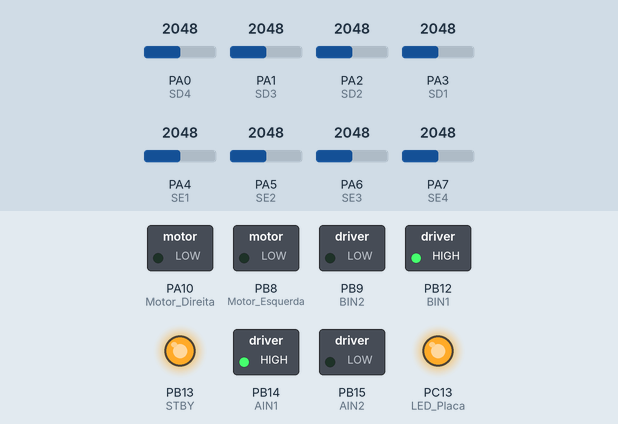
The sketch below on a simulated STM32 Blue Pill. Parts: switched loads named in the sketch (green lamp = pin HIGH), output pins drawn as LEDs (lit = HIGH). Inputs (shaded band) come from the test bench; at power-on: PA0 (SD4) = 2048, PA1 (SD3) = 2048, PA2 (SD2) = 2048, PA3 (SD1) = 2048, PA4 (SE1) = 2048, PA5 (SE2) = 2048, PA6 (SE3) = 2048, PA7 (SE4) = 2048. At 48.8 s the program stops and its outputs stay as they are.

Above: at 36.9 s.
At 39.99 s:
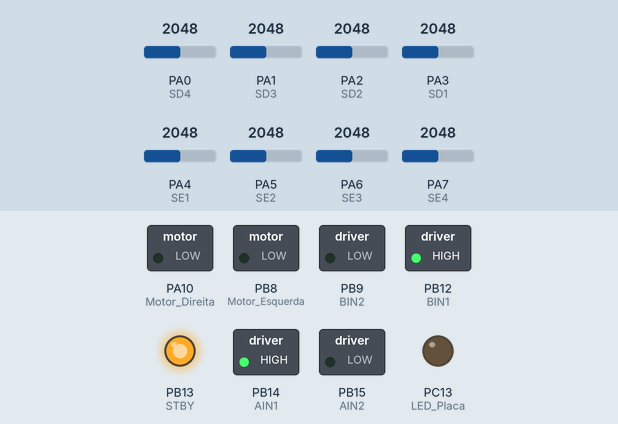
At 40.4 s:
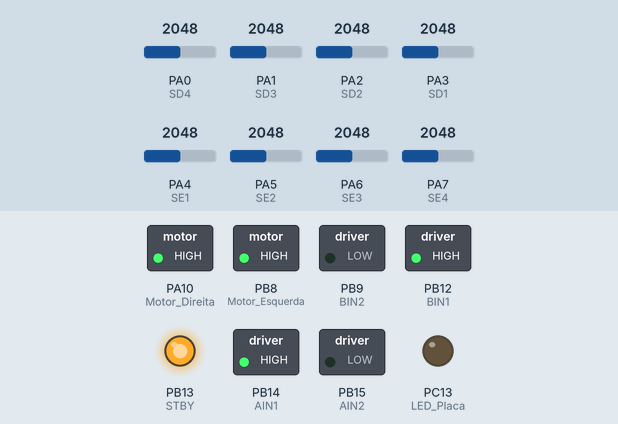
Timing chart, 0 to 50.3 s (numbered marks = the images above):
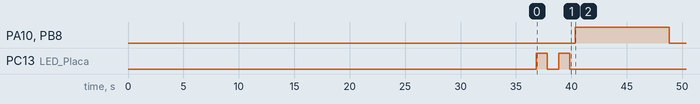

Measured:
- by itself, PA10 (Motor_Direita), PB8 (Motor_Esquerda): LOW → HIGH at 40.4 s, → LOW 8.5 s later

The sketch:

follow_line.ino
```cpp
#define SD4 PA0   //Sensor da direita mais longe 4
#define SD3 PA1   //Sensor da direita 3
#define SD2 PA2   //Sensor da direita 2
#define SD1 PA3   //Sensor da direita mais ao centro 1
#define SE1 PA4   //Sensor da esquerda mais ao centro 1
#define SE2 PA5   //Sensor da esquerda 2
#define SE3 PA6   //Sensor da esquerda 3
#define SE4 PA7   //Sensor da esquerda mais longe 4
#define SCR PB0   //Sensor para ler as fitas de indicação de curva/Reta
#define SIF PB1   //Sensor para ler as fitas de início e fim da volta

//Portas para leitura dos encoderes

//Encoder ESQUERDA - Timer 1
#define Enc_E_C1 PA8    //Canal 1 do encoder ESQUERDO - Timer1
#define Enc_E_C2 PA9    //Canal 2 do encoder ESQUERDO - Timer1
//Encoder DIREITA - Timer 4
#define Enc_D_C1 PB6    //Canal 1 do encoder DIREITO - Timer4
#define Enc_D_C2 PB7    //Canal 2 do encoder DIREITO - Timer4

//Portas PWM para controle de velocidade

#define Motor_Esquerda PB8      //BINs
#define Motor_Direita PA10      //AINs

//Portas para controle da ponte H

#define AIN2 PB15               //Motor Direito
#define AIN1 PB14
#define STBY PB13
#define BIN1 PB12               //Motor Esquerdo
#define BIN2 PB9

//LEDs
#define LED_Placa PC13

//----------------------------------------------------------------------------------------------------------------------------------------------------------------------------------------
//constantes para medidas de tempo
long int t_inicial = 10, t_final = 110, t_loop = 100;

//Constantes utilizadas para cálculos de erro
long int erro = 0, erro_anterior = 0, erro_P = 0, erro_I = 0, erro_D = 0, erro_total = 0;

//Valores para as Retas
long int V_Reta = 65500, KP_Reta = 0, KI_Reta = 0, KD_Reta = 0;

//velocidades
int Velocidade_Media = 0, V_Desejada = V_Reta, V_max = 65500, V_min = 0, Velocidade_E, Velocidade_D;

//constantes do controlador, considerando igual à Reta pq geralmente se começa em uma Reta
long int KP = KP_Reta, KI = KI_Reta, KD = KD_Reta;

//Constantes para armazenar os valores lidos dos sensores
int valor_sensores[8];

int calib_max[8], calib_min[8], range[8], calib_sensores = 150;

int leituras_positivas[8];

//Constantes usadas para a lógica da função de paradas
long int t_parada = 9 * 1000000;

//----------------------------------------------------------------------------------------------------------------------------------------------------------------------------------------
//Não lembro se precisa definir as funções antes ou não, vou deixar comentado para garantir
void calibra_sensores();                   //Função para calibrar os sensores
void leitura_sensores();                   //função para fazer a leitura dos sensores
void calculo_erros_PID();                  //calcula os erros
void seta_velocidade();                    //seta a velocidade
void Blink_LED_Delay(int t_delay);         //Função para piscar o LED usando delay
void Parada();                             //Função para definir quando o robô deverá parar
//----------------------------------------------------------------------------------------------------------------------------------------------------------------------------------------
void setup() {
  //configuração pinos para leitura analógica
  pinMode(SD4, INPUT);
  pinMode(SD3, INPUT);
  pinMode(SD2, INPUT);
  pinMode(SD1, INPUT);
  pinMode(SE1, INPUT);
  pinMode(SE2, INPUT);
  pinMode(SE3, INPUT);
  pinMode(SE4, INPUT);
  pinMode(SCR, INPUT);
  pinMode(SIF, INPUT);


  /*Antes de configurar o PWM, vou configurar já os pinos de direção, pois quando os pinos de PWM são
      configurados como tais, o STM já começa por padrão com um valor de PWM
      Por isso, para garantir que o pulso não prejudique o início do robô, é bom previnir e configurar o que for possível antes.
  */

  //configuração pinos Ponte H
  // HIGH HIGH            ---> "freio"
  // HIGH LOW or LOW HIGH ---> troca os sentidos
  // LOW LOW              ---> Para
  // STBY tem q ser HIGH para ligar a ponte H, se for LOW vai entrar em modo de stand by

  pinMode(STBY, OUTPUT);
  pinMode(AIN1, OUTPUT);
  pinMode(AIN2, OUTPUT);
  pinMode(BIN1, OUTPUT);
  pinMode(BIN2, OUTPUT);

  digitalWrite(STBY, HIGH);
  digitalWrite(AIN1, HIGH);
  digitalWrite(AIN2, LOW);
  digitalWrite(BIN1, HIGH);
  digitalWrite(BIN2, LOW);

  //Agora, configurando os pinos de saída do PWM do motor e já os desligando em seguida
  pinMode(Motor_Direita, PWM);
  pwmWrite(Motor_Direita, 0);
  pinMode(Motor_Esquerda, PWM);
  pwmWrite(Motor_Esquerda, 0);

  // Ligar o led da placa só pra saber se foi o programa
  pinMode(LED_Placa, OUTPUT);
  calibra_sensores();
  Blink_LED_Delay(1000);
  t_parada += micros();
}
//----------------------------------------------------------------------------------------------------------------------------------------------------------------------------------------
void loop() {
  t_inicial = micros();
  leitura_sensores();
  calculo_erros_PID();
  seta_velocidade();
  Parada();
  t_final = micros();
  t_loop = t_final - t_inicial; //lembrando que o valor está em micro segundos
}

//----------------------------------------------------------------------------------------------------------------------------------------------------------------------------------------
//função para fazer a leitura dos sensores e calcular o erro
void leitura_sensores()
{
  erro_anterior = erro;
  erro = 0;

  int cont_leituras_positivas = 0;
  long int media = 0;
  int soma = 0;

  for (int i = 0; i < 8; i++)
  {
    leituras_positivas[i] = 0;
    valor_sensores[i] = 0;
  }

  valor_sensores[0] = 1000 * (calib_max[0] - analogRead(SD4)) / range[0];
  valor_sensores[1] = 1000 * (calib_max[1] - analogRead(SD3)) / range[1];
  valor_sensores[2] = 1000 * (calib_max[2] - analogRead(SD2)) / range[2];
  valor_sensores[3] = 1000 * (calib_max[3] - analogRead(SD1)) / range[3];
  valor_sensores[4] = 1000 * (calib_max[4] - analogRead(SE1)) / range[4];
  valor_sensores[5] = 1000 * (calib_max[5] - analogRead(SE2)) / range[5];
  valor_sensores[6] = 1000 * (calib_max[6] - analogRead(SE3)) / range[6];
  valor_sensores[7] = 1000 * (calib_max[7] - analogRead(SE4)) / range[7];

  for (int i = 0; i < 8; i++)
  {
    if (valor_sensores[i] > calib_sensores)
    {
      leituras_positivas[i] = 1;
      cont_leituras_positivas++;
    }
    else
    {
      leituras_positivas[i] = 0;
    }
  }

  for (int i = 0; i < 8; i++)
  {
    if (leituras_positivas[i] == 1)
    {
      if (valor_sensores[i] > 1000) valor_sensores[i] = 1000;
      media += i * (valor_sensores[i]);
      soma += valor_sensores[i];
    }
  }

  if (cont_leituras_positivas == 0)
  {
    erro = erro_anterior;
  }
  else
  {
    erro = ((1000 * media) / soma) - 3500;
  }

  //Verificação dos sensores
  //  Serial.print("E4 = ");
  //  Serial.print(valor_sensores[7]);
  //  Serial.print("\tE3 = ");
  //  Serial.print(valor_sensores[6]);
  //  Serial.print("\tE2 = ");
  //  Serial.print(valor_sensores[5]);
  //  Serial.print("\tE1 = ");
  //  Serial.print(valor_sensores[4]);
  //  Serial.print("\tD1 = ");
  //  Serial.print(valor_sensores[3]);
  //  Serial.print("\tD2 = ");
  //  Serial.print(valor_sensores[2]);
  //  Serial.print("\tD3 = ");
  //  Serial.print(valor_sensores[1]);
  //  Serial.print("\tD4 = ");
  //  Serial.println(valor_sensores[0]);
}
//----------------------------------------------------------------------------------------------------------------------------------------------------------------------------------------
//calcula os erros e o PID
/* O erro está sendo calculado baseado no arredondamento do seno do angulo entre o centro de
  rotação do robô e a posição do sensor multiplicado por 100 para deixar o valor melhor
  exemplo: sensor 1 (sensor mais da direita) - angulo = 16,80º -> sin(16,80)*100= 28,90
*/
void calculo_erros_PID()
{
  V_Desejada = V_Reta ;//- 1 * abs(erro);
  KP = KP_Reta + 20;
  KI = KI_Reta + 0.6;        //não sei pq, se for >=1 da treta
  KD = KD_Reta + 1000;

  //calculo dos erros
  erro_P = erro;
  erro_I = erro_I + ((erro + erro_anterior) / 2) * t_loop;
  erro_D = ((erro - erro_anterior) * 1000) / (t_loop);
  erro_total = KP * erro_P + KI * erro_I + KD * erro_D;

  //Verificação dos erros
  //  Serial.print("Erro anterior =  ");
  //  Serial.print(erro_anterior);
  //  Serial.print("\tErro = ");
  //  Serial.print(erro);
  //  Serial.print("\terro_total = ");
  //  Serial.print(erro_total);
  //  Serial.print("\tV_Desejada = ");
  //  Serial.println(V_Desejada);
}
//----------------------------------------------------------------------------------------------------------------------------------------------------------------------------------------
//seta a velocidade
void seta_velocidade()
{
  if (Velocidade_Media < V_Desejada)
  {
    Velocidade_Media += 120;
  }
  else
  {
    Velocidade_Media = V_Desejada;
  }

  Velocidade_E = Velocidade_Media + erro_total;
  Velocidade_D = Velocidade_Media - erro_total;

  if (Velocidade_E <= 0)                          //Inverte a rotação do motor para reduzir a velocidade mais rápido
  {
    Velocidade_E = -Velocidade_E;
    digitalWrite(BIN1, LOW);
    digitalWrite(BIN2, HIGH);
  }
  else
  {
    digitalWrite(BIN1, HIGH);
    digitalWrite(BIN2, LOW);
  }

  if (Velocidade_D <= 0)                        //Inverte a rotação do motor para reduzir a velocidade mais rápido
  {
    Velocidade_D = -Velocidade_D;
    digitalWrite(AIN1, LOW);
    digitalWrite(AIN2, HIGH);
  }
  else
  {
    digitalWrite(AIN1, HIGH);
    digitalWrite(AIN2, LOW);
  }

  if (Velocidade_E >= V_max)
  {
    Velocidade_E = V_max;
    //    erro_I = erro_I - ((erro + erro_anterior) / 2) * t_loop;  //anti windup
  }
  if (Velocidade_D >= V_max)
  {
    Velocidade_D = V_max;
    //    erro_I = erro_I - ((erro + erro_anterior) / 2) * t_loop;  //anti windup
  }

  pwmWrite(Motor_Direita, Velocidade_D);
  pwmWrite(Motor_Esquerda, Velocidade_E);

  //  Verificação das velocidades
  //    Serial.print("V_media = ");
  //    Serial.print(Velocidade_Media);
  //    Serial.print("\tV_Desejada = ");
  //    Serial.print(V_Desejada);
  //    Serial.print("\tV. Esquerda = ");
  //    Serial.print(Velocidade_E);
  //    Serial.print("\tV. Direita = ");
  //    Serial.println(Velocidade_D);
}

//----------------------------------------------------------------------------------------------------------------------------------------------------------------------------------------
//Função para definir quando o robô deverá parar, seja por tempo ou pelas fitas de indicação
//Como haverão cruzamentos, o sensor será acionado diversas vezes durante o percurso, a variável n_linhas é quantas linhas o robô contará até chegar na última
void Parada()
{
  //Parada por tempo
  if (micros() > t_parada)            //Desliga os motores se já tiver passado o tempo - LEMBRAR Q ESSE TEMPO TAMBÉM CONTA O TEMPO DE PISCAR LED e calibrar sensores
  {
    pwmWrite(Motor_Direita, 0);
    pwmWrite(Motor_Esquerda, 0);
    while (1 > 0);                      //Fica nessa parte infinitamente
  }

}
//----------------------------------------------------------------------------------------------------------------------------------------------------------------------------------------
void calibra_sensores()
{
  int i, j;

  for (i = 0; i < 8; i++)       //determina um valor inicial médio para os vetores, para que depois possam ser comparados e alterados
  {
    calib_max[i] = 2000;
    calib_min[i] = 2000;
  }

  for (i = 0; i < 40000; i++)
  {
    valor_sensores[0] = analogRead(SD4);
    valor_sensores[1] = analogRead(SD3);
    valor_sensores[2] = analogRead(SD2);
    valor_sensores[3] = analogRead(SD1);
    valor_sensores[4] = analogRead(SE1);
    valor_sensores[5] = analogRead(SE2);
    valor_sensores[6] = analogRead(SE3);
    valor_sensores[7] = analogRead(SE4);
    for (j = 0; j < 8; j++)
    {
      if (valor_sensores[j] < calib_min[j])
      {
        calib_min[j] = valor_sensores[j];
      }
      if (valor_sensores[j] > calib_max[j])
      {
        calib_max[j] = valor_sensores[j];
      }
    }
  }

  for (i = 0; i < 8; i++)
  {
    range[i] = calib_max[i] - calib_min[i];
  }


  //  for (i=0;i<8;i++)
  //  {
  //    Serial.print("\tmax");
  //    Serial.print(calib_max[i]);
  //  }
  //  Serial.println(" ");
  //for (i=0;i<8;i++)
  //  {
  //    Serial.print("\tmin");
  //    Serial.print(calib_min[i]);
  //  }


}
//----------------------------------------------------------------------------------------------------------------------------------------------------------------------------------------
//Função para piscar o LED usando delay
void Blink_LED_Delay(int t_delay)
{
  digitalWrite(LED_Placa, LOW);            //Ligado -> LOW --- Desligado -> HIGH
  delay(t_delay);
  digitalWrite(LED_Placa, HIGH);
  delay(t_delay);
  digitalWrite(LED_Placa, LOW);
  delay(t_delay);
  digitalWrite(LED_Placa, HIGH);
  delay(t_delay);
  digitalWrite(LED_Placa, LOW);
}
//----------------------------------------------------------------------------------------------------------------------------------------------------------------------------------------
```
